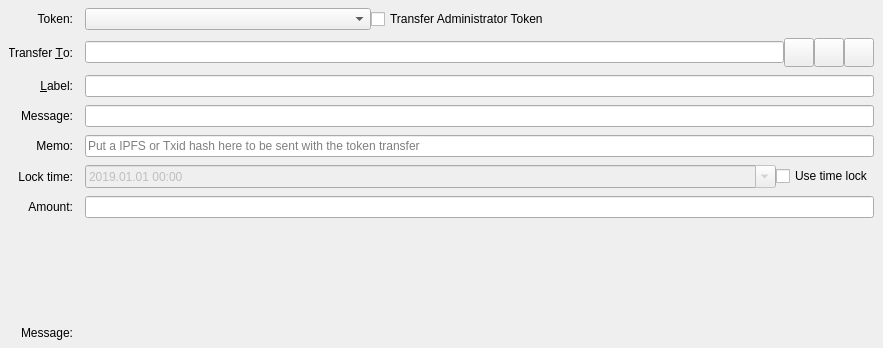
<?xml version="1.0" encoding="UTF-8"?>
<ui version="4.0">
 <class>SendTokensEntry</class>
 <widget class="QStackedWidget" name="SendTokensEntry">
  <property name="geometry">
   <rect>
    <x>0</x>
    <y>0</y>
    <width>883</width>
    <height>348</height>
   </rect>
  </property>
  <property name="focusPolicy">
   <enum>Qt::TabFocus</enum>
  </property>
  <property name="autoFillBackground">
   <bool>false</bool>
  </property>
  <property name="currentIndex">
   <number>0</number>
  </property>
  <widget class="QFrame" name="SendCoins">
   <property name="toolTip">
    <string>This is an token payment</string>
   </property>
   <property name="frameShape">
    <enum>QFrame::NoFrame</enum>
   </property>
   <layout class="QGridLayout" name="gridLayout">
    <property name="topMargin">
     <number>8</number>
    </property>
    <property name="bottomMargin">
     <number>4</number>
    </property>
    <property name="horizontalSpacing">
     <number>12</number>
    </property>
    <property name="verticalSpacing">
     <number>8</number>
    </property>
    <item row="1" column="2">
     <layout class="QHBoxLayout" name="horizontalLayout_3">
      <property name="spacing">
       <number>0</number>
      </property>
      <item>
       <widget class="QComboBox" name="tokenSelectionBox">
        <property name="minimumContentsLength">
         <number>32</number>
        </property>
       </widget>
      </item>
      <item>
       <widget class="QCheckBox" name="administratorCheckbox">
        <property name="text">
         <string>Transfer Administrator Token</string>
        </property>
       </widget>
      </item>
      <item>
       <spacer name="horizontalSpacer">
        <property name="orientation">
         <enum>Qt::Horizontal</enum>
        </property>
        <property name="sizeHint" stdset="0">
         <size>
          <width>40</width>
          <height>20</height>
         </size>
        </property>
       </spacer>
      </item>
     </layout>
    </item>
    <item row="3" column="0">
     <widget class="QLabel" name="labellLabel">
      <property name="text">
       <string>&amp;Label:</string>
      </property>
      <property name="alignment">
       <set>Qt::AlignRight|Qt::AlignTrailing|Qt::AlignVCenter</set>
      </property>
      <property name="buddy">
       <cstring>addAsLabel</cstring>
      </property>
     </widget>
    </item>
    <item row="9" column="2">
     <widget class="QLabel" name="ownershipWarningMessage">
      <property name="text">
       <string/>
      </property>
     </widget>
    </item>
    <item row="5" column="2">
     <layout class="QHBoxLayout" name="horizontalLayoutAmount" stretch="0">
      <item>
       <widget class="QLineEdit" name="memoBox">
        <property name="maxLength">
         <number>64</number>
        </property>
        <property name="placeholderText">
         <string>Put a IPFS or Txid hash here to be sent with the token transfer</string>
        </property>
       </widget>
      </item>
     </layout>
    </item>
    <item row="6" column="0">
     <widget class="QLabel" name="tokenLockTimeLabel">
      <property name="text">
       <string>Lock time:</string>
      </property>
      <property name="alignment">
       <set>Qt::AlignRight|Qt::AlignTrailing|Qt::AlignVCenter</set>
      </property>
     </widget>
    </item>
    <item row="8" column="2">
     <widget class="QLabel" name="tokenAmountLabel">
      <property name="text">
       <string/>
      </property>
      <property name="alignment">
       <set>Qt::AlignRight|Qt::AlignTrailing|Qt::AlignVCenter</set>
      </property>
     </widget>
    </item>
    <item row="11" column="0">
     <widget class="QLabel" name="messageLabel">
      <property name="text">
       <string>Message:</string>
      </property>
      <property name="alignment">
       <set>Qt::AlignRight|Qt::AlignTrailing|Qt::AlignVCenter</set>
      </property>
     </widget>
    </item>
    <item row="5" column="0">
     <widget class="QLabel" name="memoLabel">
      <property name="text">
       <string>Memo:</string>
      </property>
      <property name="alignment">
       <set>Qt::AlignRight|Qt::AlignTrailing|Qt::AlignVCenter</set>
      </property>
     </widget>
    </item>
    <item row="2" column="2">
     <layout class="QHBoxLayout" name="payToLayout">
      <property name="spacing">
       <number>0</number>
      </property>
      <item>
       <widget class="QValidatedLineEdit" name="payTo">
        <property name="toolTip">
         <string>The Akila address to send the payment to</string>
        </property>
       </widget>
      </item>
      <item>
       <widget class="QToolButton" name="addressBookButton">
        <property name="toolTip">
         <string>Choose previously used address</string>
        </property>
        <property name="text">
         <string/>
        </property>
        <property name="icon">
         <iconset resource="../akila.qrc">
          <normaloff>:/icons/address-book</normaloff>:/icons/address-book</iconset>
        </property>
        <property name="iconSize">
         <size>
          <width>22</width>
          <height>22</height>
         </size>
        </property>
        <property name="shortcut">
         <string>Alt+A</string>
        </property>
       </widget>
      </item>
      <item>
       <widget class="QToolButton" name="pasteButton">
        <property name="toolTip">
         <string>Paste address from clipboard</string>
        </property>
        <property name="text">
         <string/>
        </property>
        <property name="icon">
         <iconset resource="../akila.qrc">
          <normaloff>:/icons/editpaste</normaloff>:/icons/editpaste</iconset>
        </property>
        <property name="iconSize">
         <size>
          <width>22</width>
          <height>22</height>
         </size>
        </property>
        <property name="shortcut">
         <string>Alt+P</string>
        </property>
       </widget>
      </item>
      <item>
       <widget class="QToolButton" name="deleteButton">
        <property name="toolTip">
         <string>Remove this entry</string>
        </property>
        <property name="text">
         <string/>
        </property>
        <property name="icon">
         <iconset resource="../akila.qrc">
          <normaloff>:/icons/remove</normaloff>:/icons/remove</iconset>
        </property>
        <property name="iconSize">
         <size>
          <width>22</width>
          <height>22</height>
         </size>
        </property>
       </widget>
      </item>
     </layout>
    </item>
    <item row="7" column="2">
     <widget class="TokenAmountField" name="payTokenAmount"/>
    </item>
    <item row="3" column="2">
     <widget class="QLineEdit" name="addAsLabel">
      <property name="toolTip">
       <string>Enter a label for this address to add it to the list of used addresses</string>
      </property>
     </widget>
    </item>
    <item row="7" column="0">
     <widget class="QLabel" name="amountLabel">
      <property name="text">
       <string>Amount:</string>
      </property>
      <property name="alignment">
       <set>Qt::AlignRight|Qt::AlignTrailing|Qt::AlignVCenter</set>
      </property>
     </widget>
    </item>
    <item row="10" column="2">
     <widget class="QLabel" name="messageTextLabel">
      <property name="toolTip">
       <string>A message that was attached to the akila: URI which will be stored with the transaction for your reference. Note: This message will not be sent over the Akila network.</string>
      </property>
      <property name="textFormat">
       <enum>Qt::PlainText</enum>
      </property>
     </widget>
    </item>
    <item row="1" column="0">
     <widget class="QLabel" name="tokenBoxLabel">
      <property name="text">
       <string>Token:</string>
      </property>
      <property name="alignment">
       <set>Qt::AlignRight|Qt::AlignTrailing|Qt::AlignVCenter</set>
      </property>
     </widget>
    </item>
    <item row="2" column="0">
     <widget class="QLabel" name="payToLabel">
      <property name="text">
       <string>Transfer &amp;To:</string>
      </property>
      <property name="alignment">
       <set>Qt::AlignRight|Qt::AlignTrailing|Qt::AlignVCenter</set>
      </property>
      <property name="buddy">
       <cstring>payTo</cstring>
      </property>
     </widget>
    </item>
    <item row="6" column="2">
     <layout class="QHBoxLayout" name="horizontalLayout">
      <item>
       <widget class="QDateTimeEdit" name="tokenLockTime">
        <property name="enabled">
         <bool>false</bool>
        </property>
        <property name="sizePolicy">
         <sizepolicy hsizetype="Expanding" vsizetype="Fixed">
          <horstretch>0</horstretch>
          <verstretch>0</verstretch>
         </sizepolicy>
        </property>
        <property name="date">
         <date>
          <year>2019</year>
          <month>1</month>
          <day>1</day>
         </date>
        </property>
        <property name="displayFormat">
         <string>yyyy.MM.dd HH:mm</string>
        </property>
        <property name="calendarPopup">
         <bool>true</bool>
        </property>
       </widget>
      </item>
      <item>
       <widget class="QCheckBox" name="useLockTime">
        <property name="text">
         <string>Use time lock</string>
        </property>
       </widget>
      </item>
     </layout>
    </item>
    <item row="4" column="0">
     <widget class="QLabel" name="txMessageLabel">
      <property name="text">
       <string>Message:</string>
      </property>
      <property name="alignment">
       <set>Qt::AlignRight|Qt::AlignTrailing|Qt::AlignVCenter</set>
      </property>
     </widget>
    </item>
    <item row="4" column="2">
     <widget class="QLineEdit" name="txMessageEdit">
      <property name="maxLength">
       <number>120</number>
      </property>
     </widget>
    </item>
   </layout>
  </widget>
  <widget class="QFrame" name="SendCoins_UnauthenticatedPaymentRequest">
   <property name="palette">
    <palette>
     <active>
      <colorrole role="WindowText">
       <brush brushstyle="SolidPattern">
        <color alpha="255">
         <red>0</red>
         <green>0</green>
         <blue>0</blue>
        </color>
       </brush>
      </colorrole>
      <colorrole role="Button">
       <brush brushstyle="SolidPattern">
        <color alpha="255">
         <red>255</red>
         <green>255</green>
         <blue>127</blue>
        </color>
       </brush>
      </colorrole>
      <colorrole role="Light">
       <brush brushstyle="SolidPattern">
        <color alpha="255">
         <red>255</red>
         <green>255</green>
         <blue>255</blue>
        </color>
       </brush>
      </colorrole>
      <colorrole role="Midlight">
       <brush brushstyle="SolidPattern">
        <color alpha="255">
         <red>255</red>
         <green>255</green>
         <blue>191</blue>
        </color>
       </brush>
      </colorrole>
      <colorrole role="Dark">
       <brush brushstyle="SolidPattern">
        <color alpha="255">
         <red>127</red>
         <green>127</green>
         <blue>63</blue>
        </color>
       </brush>
      </colorrole>
      <colorrole role="Mid">
       <brush brushstyle="SolidPattern">
        <color alpha="255">
         <red>170</red>
         <green>170</green>
         <blue>84</blue>
        </color>
       </brush>
      </colorrole>
      <colorrole role="Text">
       <brush brushstyle="SolidPattern">
        <color alpha="255">
         <red>0</red>
         <green>0</green>
         <blue>0</blue>
        </color>
       </brush>
      </colorrole>
      <colorrole role="BrightText">
       <brush brushstyle="SolidPattern">
        <color alpha="255">
         <red>255</red>
         <green>255</green>
         <blue>255</blue>
        </color>
       </brush>
      </colorrole>
      <colorrole role="ButtonText">
       <brush brushstyle="SolidPattern">
        <color alpha="255">
         <red>0</red>
         <green>0</green>
         <blue>0</blue>
        </color>
       </brush>
      </colorrole>
      <colorrole role="Base">
       <brush brushstyle="SolidPattern">
        <color alpha="255">
         <red>255</red>
         <green>255</green>
         <blue>255</blue>
        </color>
       </brush>
      </colorrole>
      <colorrole role="Window">
       <brush brushstyle="SolidPattern">
        <color alpha="255">
         <red>255</red>
         <green>255</green>
         <blue>127</blue>
        </color>
       </brush>
      </colorrole>
      <colorrole role="Shadow">
       <brush brushstyle="SolidPattern">
        <color alpha="255">
         <red>0</red>
         <green>0</green>
         <blue>0</blue>
        </color>
       </brush>
      </colorrole>
      <colorrole role="AlternateBase">
       <brush brushstyle="SolidPattern">
        <color alpha="255">
         <red>255</red>
         <green>255</green>
         <blue>191</blue>
        </color>
       </brush>
      </colorrole>
      <colorrole role="ToolTipBase">
       <brush brushstyle="SolidPattern">
        <color alpha="255">
         <red>255</red>
         <green>255</green>
         <blue>220</blue>
        </color>
       </brush>
      </colorrole>
      <colorrole role="ToolTipText">
       <brush brushstyle="SolidPattern">
        <color alpha="255">
         <red>0</red>
         <green>0</green>
         <blue>0</blue>
        </color>
       </brush>
      </colorrole>
      <colorrole role="PlaceholderText">
       <brush brushstyle="NoBrush">
        <color alpha="128">
         <red>0</red>
         <green>0</green>
         <blue>0</blue>
        </color>
       </brush>
      </colorrole>
     </active>
     <inactive>
      <colorrole role="WindowText">
       <brush brushstyle="SolidPattern">
        <color alpha="255">
         <red>0</red>
         <green>0</green>
         <blue>0</blue>
        </color>
       </brush>
      </colorrole>
      <colorrole role="Button">
       <brush brushstyle="SolidPattern">
        <color alpha="255">
         <red>255</red>
         <green>255</green>
         <blue>127</blue>
        </color>
       </brush>
      </colorrole>
      <colorrole role="Light">
       <brush brushstyle="SolidPattern">
        <color alpha="255">
         <red>255</red>
         <green>255</green>
         <blue>255</blue>
        </color>
       </brush>
      </colorrole>
      <colorrole role="Midlight">
       <brush brushstyle="SolidPattern">
        <color alpha="255">
         <red>255</red>
         <green>255</green>
         <blue>191</blue>
        </color>
       </brush>
      </colorrole>
      <colorrole role="Dark">
       <brush brushstyle="SolidPattern">
        <color alpha="255">
         <red>127</red>
         <green>127</green>
         <blue>63</blue>
        </color>
       </brush>
      </colorrole>
      <colorrole role="Mid">
       <brush brushstyle="SolidPattern">
        <color alpha="255">
         <red>170</red>
         <green>170</green>
         <blue>84</blue>
        </color>
       </brush>
      </colorrole>
      <colorrole role="Text">
       <brush brushstyle="SolidPattern">
        <color alpha="255">
         <red>0</red>
         <green>0</green>
         <blue>0</blue>
        </color>
       </brush>
      </colorrole>
      <colorrole role="BrightText">
       <brush brushstyle="SolidPattern">
        <color alpha="255">
         <red>255</red>
         <green>255</green>
         <blue>255</blue>
        </color>
       </brush>
      </colorrole>
      <colorrole role="ButtonText">
       <brush brushstyle="SolidPattern">
        <color alpha="255">
         <red>0</red>
         <green>0</green>
         <blue>0</blue>
        </color>
       </brush>
      </colorrole>
      <colorrole role="Base">
       <brush brushstyle="SolidPattern">
        <color alpha="255">
         <red>255</red>
         <green>255</green>
         <blue>255</blue>
        </color>
       </brush>
      </colorrole>
      <colorrole role="Window">
       <brush brushstyle="SolidPattern">
        <color alpha="255">
         <red>255</red>
         <green>255</green>
         <blue>127</blue>
        </color>
       </brush>
      </colorrole>
      <colorrole role="Shadow">
       <brush brushstyle="SolidPattern">
        <color alpha="255">
         <red>0</red>
         <green>0</green>
         <blue>0</blue>
        </color>
       </brush>
      </colorrole>
      <colorrole role="AlternateBase">
       <brush brushstyle="SolidPattern">
        <color alpha="255">
         <red>255</red>
         <green>255</green>
         <blue>191</blue>
        </color>
       </brush>
      </colorrole>
      <colorrole role="ToolTipBase">
       <brush brushstyle="SolidPattern">
        <color alpha="255">
         <red>255</red>
         <green>255</green>
         <blue>220</blue>
        </color>
       </brush>
      </colorrole>
      <colorrole role="ToolTipText">
       <brush brushstyle="SolidPattern">
        <color alpha="255">
         <red>0</red>
         <green>0</green>
         <blue>0</blue>
        </color>
       </brush>
      </colorrole>
      <colorrole role="PlaceholderText">
       <brush brushstyle="NoBrush">
        <color alpha="128">
         <red>0</red>
         <green>0</green>
         <blue>0</blue>
        </color>
       </brush>
      </colorrole>
     </inactive>
     <disabled>
      <colorrole role="WindowText">
       <brush brushstyle="SolidPattern">
        <color alpha="255">
         <red>127</red>
         <green>127</green>
         <blue>63</blue>
        </color>
       </brush>
      </colorrole>
      <colorrole role="Button">
       <brush brushstyle="SolidPattern">
        <color alpha="255">
         <red>255</red>
         <green>255</green>
         <blue>127</blue>
        </color>
       </brush>
      </colorrole>
      <colorrole role="Light">
       <brush brushstyle="SolidPattern">
        <color alpha="255">
         <red>255</red>
         <green>255</green>
         <blue>255</blue>
        </color>
       </brush>
      </colorrole>
      <colorrole role="Midlight">
       <brush brushstyle="SolidPattern">
        <color alpha="255">
         <red>255</red>
         <green>255</green>
         <blue>191</blue>
        </color>
       </brush>
      </colorrole>
      <colorrole role="Dark">
       <brush brushstyle="SolidPattern">
        <color alpha="255">
         <red>127</red>
         <green>127</green>
         <blue>63</blue>
        </color>
       </brush>
      </colorrole>
      <colorrole role="Mid">
       <brush brushstyle="SolidPattern">
        <color alpha="255">
         <red>170</red>
         <green>170</green>
         <blue>84</blue>
        </color>
       </brush>
      </colorrole>
      <colorrole role="Text">
       <brush brushstyle="SolidPattern">
        <color alpha="255">
         <red>127</red>
         <green>127</green>
         <blue>63</blue>
        </color>
       </brush>
      </colorrole>
      <colorrole role="BrightText">
       <brush brushstyle="SolidPattern">
        <color alpha="255">
         <red>255</red>
         <green>255</green>
         <blue>255</blue>
        </color>
       </brush>
      </colorrole>
      <colorrole role="ButtonText">
       <brush brushstyle="SolidPattern">
        <color alpha="255">
         <red>127</red>
         <green>127</green>
         <blue>63</blue>
        </color>
       </brush>
      </colorrole>
      <colorrole role="Base">
       <brush brushstyle="SolidPattern">
        <color alpha="255">
         <red>255</red>
         <green>255</green>
         <blue>127</blue>
        </color>
       </brush>
      </colorrole>
      <colorrole role="Window">
       <brush brushstyle="SolidPattern">
        <color alpha="255">
         <red>255</red>
         <green>255</green>
         <blue>127</blue>
        </color>
       </brush>
      </colorrole>
      <colorrole role="Shadow">
       <brush brushstyle="SolidPattern">
        <color alpha="255">
         <red>0</red>
         <green>0</green>
         <blue>0</blue>
        </color>
       </brush>
      </colorrole>
      <colorrole role="AlternateBase">
       <brush brushstyle="SolidPattern">
        <color alpha="255">
         <red>255</red>
         <green>255</green>
         <blue>127</blue>
        </color>
       </brush>
      </colorrole>
      <colorrole role="ToolTipBase">
       <brush brushstyle="SolidPattern">
        <color alpha="255">
         <red>255</red>
         <green>255</green>
         <blue>220</blue>
        </color>
       </brush>
      </colorrole>
      <colorrole role="ToolTipText">
       <brush brushstyle="SolidPattern">
        <color alpha="255">
         <red>0</red>
         <green>0</green>
         <blue>0</blue>
        </color>
       </brush>
      </colorrole>
      <colorrole role="PlaceholderText">
       <brush brushstyle="NoBrush">
        <color alpha="128">
         <red>0</red>
         <green>0</green>
         <blue>0</blue>
        </color>
       </brush>
      </colorrole>
     </disabled>
    </palette>
   </property>
   <property name="toolTip">
    <string>This is an unauthenticated payment request.</string>
   </property>
   <property name="autoFillBackground">
    <bool>true</bool>
   </property>
   <property name="frameShape">
    <enum>QFrame::NoFrame</enum>
   </property>
   <layout class="QGridLayout" name="gridLayout_is">
    <property name="spacing">
     <number>12</number>
    </property>
    <item row="0" column="0">
     <widget class="QLabel" name="payToLabel_is">
      <property name="text">
       <string>Transfer to:</string>
      </property>
      <property name="alignment">
       <set>Qt::AlignRight|Qt::AlignTrailing|Qt::AlignVCenter</set>
      </property>
     </widget>
    </item>
    <item row="0" column="1">
     <layout class="QHBoxLayout" name="payToLayout_is">
      <property name="spacing">
       <number>0</number>
      </property>
      <item>
       <widget class="QLabel" name="payTo_is"/>
      </item>
      <item>
       <widget class="QToolButton" name="deleteButton_is">
        <property name="toolTip">
         <string>Remove this entry</string>
        </property>
        <property name="text">
         <string/>
        </property>
        <property name="icon">
         <iconset resource="../akila.qrc">
          <normaloff>:/icons/remove</normaloff>:/icons/remove</iconset>
        </property>
       </widget>
      </item>
     </layout>
    </item>
    <item row="1" column="0">
     <widget class="QLabel" name="memoLabel_is">
      <property name="text">
       <string>Memo:</string>
      </property>
      <property name="alignment">
       <set>Qt::AlignRight|Qt::AlignTrailing|Qt::AlignVCenter</set>
      </property>
     </widget>
    </item>
    <item row="1" column="1">
     <widget class="QLabel" name="memoTextLabel_is">
      <property name="textFormat">
       <enum>Qt::PlainText</enum>
      </property>
     </widget>
    </item>
    <item row="2" column="0">
     <widget class="QLabel" name="amountLabel_is">
      <property name="text">
       <string>A&amp;mount:</string>
      </property>
      <property name="alignment">
       <set>Qt::AlignRight|Qt::AlignTrailing|Qt::AlignVCenter</set>
      </property>
      <property name="buddy">
       <cstring>payAmount_is</cstring>
      </property>
     </widget>
    </item>
    <item row="2" column="1">
     <widget class="QLineEdit" name="payAmount_is">
      <property name="acceptDrops">
       <bool>false</bool>
      </property>
     </widget>
    </item>
   </layout>
  </widget>
  <widget class="QFrame" name="SendCoins_AuthenticatedPaymentRequest">
   <property name="palette">
    <palette>
     <active>
      <colorrole role="WindowText">
       <brush brushstyle="SolidPattern">
        <color alpha="255">
         <red>0</red>
         <green>0</green>
         <blue>0</blue>
        </color>
       </brush>
      </colorrole>
      <colorrole role="Button">
       <brush brushstyle="SolidPattern">
        <color alpha="255">
         <red>140</red>
         <green>232</green>
         <blue>119</blue>
        </color>
       </brush>
      </colorrole>
      <colorrole role="Light">
       <brush brushstyle="SolidPattern">
        <color alpha="255">
         <red>230</red>
         <green>255</green>
         <blue>224</blue>
        </color>
       </brush>
      </colorrole>
      <colorrole role="Midlight">
       <brush brushstyle="SolidPattern">
        <color alpha="255">
         <red>185</red>
         <green>243</green>
         <blue>171</blue>
        </color>
       </brush>
      </colorrole>
      <colorrole role="Dark">
       <brush brushstyle="SolidPattern">
        <color alpha="255">
         <red>70</red>
         <green>116</green>
         <blue>59</blue>
        </color>
       </brush>
      </colorrole>
      <colorrole role="Mid">
       <brush brushstyle="SolidPattern">
        <color alpha="255">
         <red>93</red>
         <green>155</green>
         <blue>79</blue>
        </color>
       </brush>
      </colorrole>
      <colorrole role="Text">
       <brush brushstyle="SolidPattern">
        <color alpha="255">
         <red>0</red>
         <green>0</green>
         <blue>0</blue>
        </color>
       </brush>
      </colorrole>
      <colorrole role="BrightText">
       <brush brushstyle="SolidPattern">
        <color alpha="255">
         <red>155</red>
         <green>255</green>
         <blue>147</blue>
        </color>
       </brush>
      </colorrole>
      <colorrole role="ButtonText">
       <brush brushstyle="SolidPattern">
        <color alpha="255">
         <red>0</red>
         <green>0</green>
         <blue>0</blue>
        </color>
       </brush>
      </colorrole>
      <colorrole role="Base">
       <brush brushstyle="SolidPattern">
        <color alpha="255">
         <red>119</red>
         <green>255</green>
         <blue>233</blue>
        </color>
       </brush>
      </colorrole>
      <colorrole role="Window">
       <brush brushstyle="SolidPattern">
        <color alpha="255">
         <red>140</red>
         <green>232</green>
         <blue>119</blue>
        </color>
       </brush>
      </colorrole>
      <colorrole role="Shadow">
       <brush brushstyle="SolidPattern">
        <color alpha="255">
         <red>0</red>
         <green>0</green>
         <blue>0</blue>
        </color>
       </brush>
      </colorrole>
      <colorrole role="AlternateBase">
       <brush brushstyle="SolidPattern">
        <color alpha="255">
         <red>197</red>
         <green>243</green>
         <blue>187</blue>
        </color>
       </brush>
      </colorrole>
      <colorrole role="NoRole">
       <brush brushstyle="SolidPattern">
        <color alpha="255">
         <red>125</red>
         <green>194</green>
         <blue>122</blue>
        </color>
       </brush>
      </colorrole>
      <colorrole role="ToolTipBase">
       <brush brushstyle="SolidPattern">
        <color alpha="255">
         <red>255</red>
         <green>255</green>
         <blue>220</blue>
        </color>
       </brush>
      </colorrole>
      <colorrole role="ToolTipText">
       <brush brushstyle="SolidPattern">
        <color alpha="255">
         <red>0</red>
         <green>0</green>
         <blue>0</blue>
        </color>
       </brush>
      </colorrole>
      <colorrole role="PlaceholderText">
       <brush brushstyle="NoBrush">
        <color alpha="128">
         <red>0</red>
         <green>0</green>
         <blue>0</blue>
        </color>
       </brush>
      </colorrole>
     </active>
     <inactive>
      <colorrole role="WindowText">
       <brush brushstyle="SolidPattern">
        <color alpha="255">
         <red>0</red>
         <green>0</green>
         <blue>0</blue>
        </color>
       </brush>
      </colorrole>
      <colorrole role="Button">
       <brush brushstyle="SolidPattern">
        <color alpha="255">
         <red>140</red>
         <green>232</green>
         <blue>119</blue>
        </color>
       </brush>
      </colorrole>
      <colorrole role="Light">
       <brush brushstyle="SolidPattern">
        <color alpha="255">
         <red>230</red>
         <green>255</green>
         <blue>224</blue>
        </color>
       </brush>
      </colorrole>
      <colorrole role="Midlight">
       <brush brushstyle="SolidPattern">
        <color alpha="255">
         <red>185</red>
         <green>243</green>
         <blue>171</blue>
        </color>
       </brush>
      </colorrole>
      <colorrole role="Dark">
       <brush brushstyle="SolidPattern">
        <color alpha="255">
         <red>70</red>
         <green>116</green>
         <blue>59</blue>
        </color>
       </brush>
      </colorrole>
      <colorrole role="Mid">
       <brush brushstyle="SolidPattern">
        <color alpha="255">
         <red>93</red>
         <green>155</green>
         <blue>79</blue>
        </color>
       </brush>
      </colorrole>
      <colorrole role="Text">
       <brush brushstyle="SolidPattern">
        <color alpha="255">
         <red>0</red>
         <green>0</green>
         <blue>0</blue>
        </color>
       </brush>
      </colorrole>
      <colorrole role="BrightText">
       <brush brushstyle="SolidPattern">
        <color alpha="255">
         <red>155</red>
         <green>255</green>
         <blue>147</blue>
        </color>
       </brush>
      </colorrole>
      <colorrole role="ButtonText">
       <brush brushstyle="SolidPattern">
        <color alpha="255">
         <red>0</red>
         <green>0</green>
         <blue>0</blue>
        </color>
       </brush>
      </colorrole>
      <colorrole role="Base">
       <brush brushstyle="SolidPattern">
        <color alpha="255">
         <red>119</red>
         <green>255</green>
         <blue>233</blue>
        </color>
       </brush>
      </colorrole>
      <colorrole role="Window">
       <brush brushstyle="SolidPattern">
        <color alpha="255">
         <red>140</red>
         <green>232</green>
         <blue>119</blue>
        </color>
       </brush>
      </colorrole>
      <colorrole role="Shadow">
       <brush brushstyle="SolidPattern">
        <color alpha="255">
         <red>0</red>
         <green>0</green>
         <blue>0</blue>
        </color>
       </brush>
      </colorrole>
      <colorrole role="AlternateBase">
       <brush brushstyle="SolidPattern">
        <color alpha="255">
         <red>197</red>
         <green>243</green>
         <blue>187</blue>
        </color>
       </brush>
      </colorrole>
      <colorrole role="NoRole">
       <brush brushstyle="SolidPattern">
        <color alpha="255">
         <red>125</red>
         <green>194</green>
         <blue>122</blue>
        </color>
       </brush>
      </colorrole>
      <colorrole role="ToolTipBase">
       <brush brushstyle="SolidPattern">
        <color alpha="255">
         <red>255</red>
         <green>255</green>
         <blue>220</blue>
        </color>
       </brush>
      </colorrole>
      <colorrole role="ToolTipText">
       <brush brushstyle="SolidPattern">
        <color alpha="255">
         <red>0</red>
         <green>0</green>
         <blue>0</blue>
        </color>
       </brush>
      </colorrole>
      <colorrole role="PlaceholderText">
       <brush brushstyle="NoBrush">
        <color alpha="128">
         <red>0</red>
         <green>0</green>
         <blue>0</blue>
        </color>
       </brush>
      </colorrole>
     </inactive>
     <disabled>
      <colorrole role="WindowText">
       <brush brushstyle="SolidPattern">
        <color alpha="255">
         <red>70</red>
         <green>116</green>
         <blue>59</blue>
        </color>
       </brush>
      </colorrole>
      <colorrole role="Button">
       <brush brushstyle="SolidPattern">
        <color alpha="255">
         <red>140</red>
         <green>232</green>
         <blue>119</blue>
        </color>
       </brush>
      </colorrole>
      <colorrole role="Light">
       <brush brushstyle="SolidPattern">
        <color alpha="255">
         <red>230</red>
         <green>255</green>
         <blue>224</blue>
        </color>
       </brush>
      </colorrole>
      <colorrole role="Midlight">
       <brush brushstyle="SolidPattern">
        <color alpha="255">
         <red>185</red>
         <green>243</green>
         <blue>171</blue>
        </color>
       </brush>
      </colorrole>
      <colorrole role="Dark">
       <brush brushstyle="SolidPattern">
        <color alpha="255">
         <red>70</red>
         <green>116</green>
         <blue>59</blue>
        </color>
       </brush>
      </colorrole>
      <colorrole role="Mid">
       <brush brushstyle="SolidPattern">
        <color alpha="255">
         <red>93</red>
         <green>155</green>
         <blue>79</blue>
        </color>
       </brush>
      </colorrole>
      <colorrole role="Text">
       <brush brushstyle="SolidPattern">
        <color alpha="255">
         <red>70</red>
         <green>116</green>
         <blue>59</blue>
        </color>
       </brush>
      </colorrole>
      <colorrole role="BrightText">
       <brush brushstyle="SolidPattern">
        <color alpha="255">
         <red>155</red>
         <green>255</green>
         <blue>147</blue>
        </color>
       </brush>
      </colorrole>
      <colorrole role="ButtonText">
       <brush brushstyle="SolidPattern">
        <color alpha="255">
         <red>70</red>
         <green>116</green>
         <blue>59</blue>
        </color>
       </brush>
      </colorrole>
      <colorrole role="Base">
       <brush brushstyle="SolidPattern">
        <color alpha="255">
         <red>140</red>
         <green>232</green>
         <blue>119</blue>
        </color>
       </brush>
      </colorrole>
      <colorrole role="Window">
       <brush brushstyle="SolidPattern">
        <color alpha="255">
         <red>140</red>
         <green>232</green>
         <blue>119</blue>
        </color>
       </brush>
      </colorrole>
      <colorrole role="Shadow">
       <brush brushstyle="SolidPattern">
        <color alpha="255">
         <red>0</red>
         <green>0</green>
         <blue>0</blue>
        </color>
       </brush>
      </colorrole>
      <colorrole role="AlternateBase">
       <brush brushstyle="SolidPattern">
        <color alpha="255">
         <red>140</red>
         <green>232</green>
         <blue>119</blue>
        </color>
       </brush>
      </colorrole>
      <colorrole role="NoRole">
       <brush brushstyle="SolidPattern">
        <color alpha="255">
         <red>125</red>
         <green>194</green>
         <blue>122</blue>
        </color>
       </brush>
      </colorrole>
      <colorrole role="ToolTipBase">
       <brush brushstyle="SolidPattern">
        <color alpha="255">
         <red>255</red>
         <green>255</green>
         <blue>220</blue>
        </color>
       </brush>
      </colorrole>
      <colorrole role="ToolTipText">
       <brush brushstyle="SolidPattern">
        <color alpha="255">
         <red>0</red>
         <green>0</green>
         <blue>0</blue>
        </color>
       </brush>
      </colorrole>
      <colorrole role="PlaceholderText">
       <brush brushstyle="NoBrush">
        <color alpha="128">
         <red>0</red>
         <green>0</green>
         <blue>0</blue>
        </color>
       </brush>
      </colorrole>
     </disabled>
    </palette>
   </property>
   <property name="toolTip">
    <string>This is an authenticated payment request.</string>
   </property>
   <property name="autoFillBackground">
    <bool>true</bool>
   </property>
   <property name="frameShape">
    <enum>QFrame::NoFrame</enum>
   </property>
   <layout class="QGridLayout" name="gridLayout_s">
    <property name="spacing">
     <number>12</number>
    </property>
    <item row="0" column="0">
     <widget class="QLabel" name="payToLabel_s">
      <property name="text">
       <string>Transfer to:</string>
      </property>
      <property name="alignment">
       <set>Qt::AlignRight|Qt::AlignTrailing|Qt::AlignVCenter</set>
      </property>
     </widget>
    </item>
    <item row="0" column="1">
     <layout class="QHBoxLayout" name="payToLayout_s">
      <property name="spacing">
       <number>0</number>
      </property>
      <item>
       <widget class="QLabel" name="payTo_s">
        <property name="textFormat">
         <enum>Qt::PlainText</enum>
        </property>
       </widget>
      </item>
      <item>
       <widget class="QToolButton" name="deleteButton_s">
        <property name="toolTip">
         <string>Remove this entry</string>
        </property>
        <property name="text">
         <string/>
        </property>
        <property name="icon">
         <iconset resource="../akila.qrc">
          <normaloff>:/icons/remove</normaloff>:/icons/remove</iconset>
        </property>
       </widget>
      </item>
     </layout>
    </item>
    <item row="1" column="0">
     <widget class="QLabel" name="memoLabel_s">
      <property name="text">
       <string>Memo:</string>
      </property>
      <property name="alignment">
       <set>Qt::AlignRight|Qt::AlignTrailing|Qt::AlignVCenter</set>
      </property>
     </widget>
    </item>
    <item row="1" column="1">
     <widget class="QLabel" name="memoTextLabel_s">
      <property name="textFormat">
       <enum>Qt::PlainText</enum>
      </property>
     </widget>
    </item>
    <item row="2" column="0">
     <widget class="QLabel" name="amountLabel_s">
      <property name="text">
       <string>A&amp;mount:</string>
      </property>
      <property name="alignment">
       <set>Qt::AlignRight|Qt::AlignTrailing|Qt::AlignVCenter</set>
      </property>
      <property name="buddy">
       <cstring>payAmount_s</cstring>
      </property>
     </widget>
    </item>
    <item row="2" column="1">
     <widget class="AkilaAmountField" name="payAmount_s">
      <property name="acceptDrops">
       <bool>false</bool>
      </property>
     </widget>
    </item>
   </layout>
  </widget>
 </widget>
 <customwidgets>
  <customwidget>
   <class>QValidatedLineEdit</class>
   <extends>QLineEdit</extends>
   <header>qvalidatedlineedit.h</header>
  </customwidget>
  <customwidget>
   <class>AkilaAmountField</class>
   <extends>QLineEdit</extends>
   <header>akilaamountfield.h</header>
   <container>1</container>
  </customwidget>
  <customwidget>
   <class>TokenAmountField</class>
   <extends>QLineEdit</extends>
   <header location="global">akilaamountfield.h</header>
  </customwidget>
 </customwidgets>
 <tabstops>
  <tabstop>payTo</tabstop>
  <tabstop>addressBookButton</tabstop>
  <tabstop>pasteButton</tabstop>
  <tabstop>deleteButton</tabstop>
  <tabstop>addAsLabel</tabstop>
  <tabstop>payAmount_is</tabstop>
  <tabstop>deleteButton_is</tabstop>
  <tabstop>payAmount_s</tabstop>
  <tabstop>deleteButton_s</tabstop>
 </tabstops>
 <resources>
  <include location="../akila.qrc"/>
 </resources>
 <connections/>
</ui>
